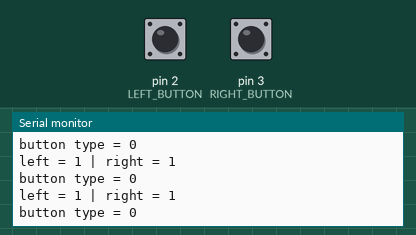
Recording of a sketch running on a simulated Arduino Uno, built with avr-gcc and run on an emulated ATmega328P. Shown: the last lines printed to the serial monitor. The inputs (shaded band) are chosen by the test bench; at power-on: pin 2 (LEFT_BUTTON) HIGH, pin 3 (RIGHT_BUTTON) HIGH.

Above: at 1.3 s.
1.4 s: pin 2 (LEFT_BUTTON) pulled LOW for 0.3 s
At 1.82 s:
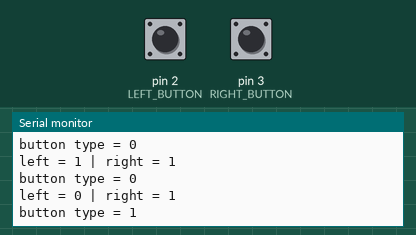
3.2 s: pin 3 (RIGHT_BUTTON) pulled LOW for 1 s
At 3.82 s:
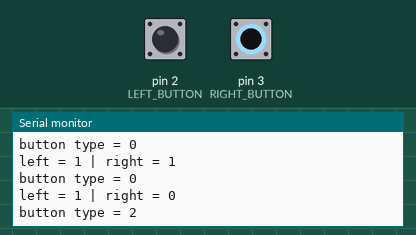
Timing chart, 0 to 6.2 s (numbered marks = the images above; inputs shaded):
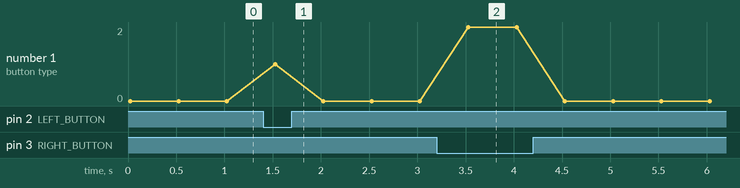

The sketch:

TestButton.ino
```cpp
#define LEFT_BUTTON (2)
#define RIGHT_BUTTON (3)

enum ButtonType {  // 버튼이 눌러진 상태용 열거형 상수
  BT_NONE,
  BT_LEFT,
  BT_RIGHT,
  BT_BOTH
};

ButtonType getButtonInput() {
  int nInputLeft = digitalRead(LEFT_BUTTON);
  int nInputRight = digitalRead(RIGHT_BUTTON);
  ButtonType nResult;
  if (nInputLeft == LOW) {
    if (nInputRight == LOW) nResult = BT_BOTH;
    else nResult = BT_LEFT;
  } else {
    if (nInputRight == LOW) nResult = BT_RIGHT;
    else nResult = BT_NONE;
  }
  return nResult;
}

void setup() {
  // put your setup code here, to run once:
  Serial.begin(9600);
  pinMode(LEFT_BUTTON, INPUT_PULLUP);
  pinMode(RIGHT_BUTTON, INPUT_PULLUP);
}

void loop() {
  // put your main code here, to run repeatedly:
  int nInputLeft = digitalRead(LEFT_BUTTON);
  int nInputRight = digitalRead(RIGHT_BUTTON);
  Serial.println("left = " + String(nInputLeft) + " | right = " + String(nInputRight));

  ButtonType nResult = getButtonInput();
  Serial.println("button type = " + String(nResult));
  delay(500);
}
```

Measured:
- after the input at 1.4 s, the serial monitor: prints a new line after 0.10 s (image 1)
- after the input at 3.2 s, the serial monitor: prints a new line after 0.30 s (image 2)
